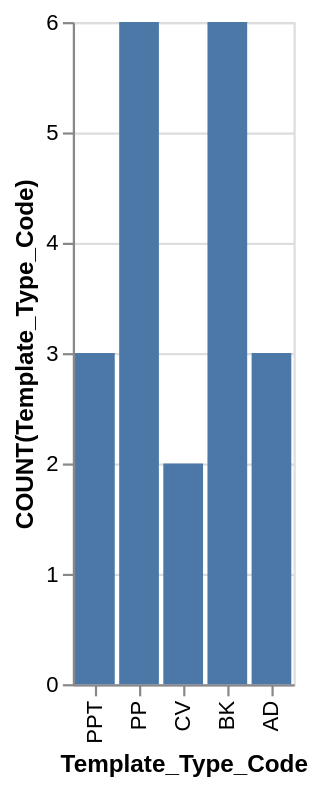

Specify this chart in Vega-Lite:
### Vega-Lite specification from a JSON file in a GitHub repository (floating-point values rounded to 4 significant figures)
{"data": {"values": [{"x_data": "PPT", "y_data": 3}, {"x_data": "PP", "y_data": 6}, {"x_data": "CV", "y_data": 2}, {"x_data": "BK", "y_data": 6}, {"x_data": "AD", "y_data": 3}]}, "mark": "bar", "encoding": {"x": {"field": "x_data", "type": "nominal", "title": "Template_Type_Code", "sort": "descending"}, "y": {"field": "y_data", "type": "quantitative", "title": "COUNT(Template_Type_Code)"}}}
